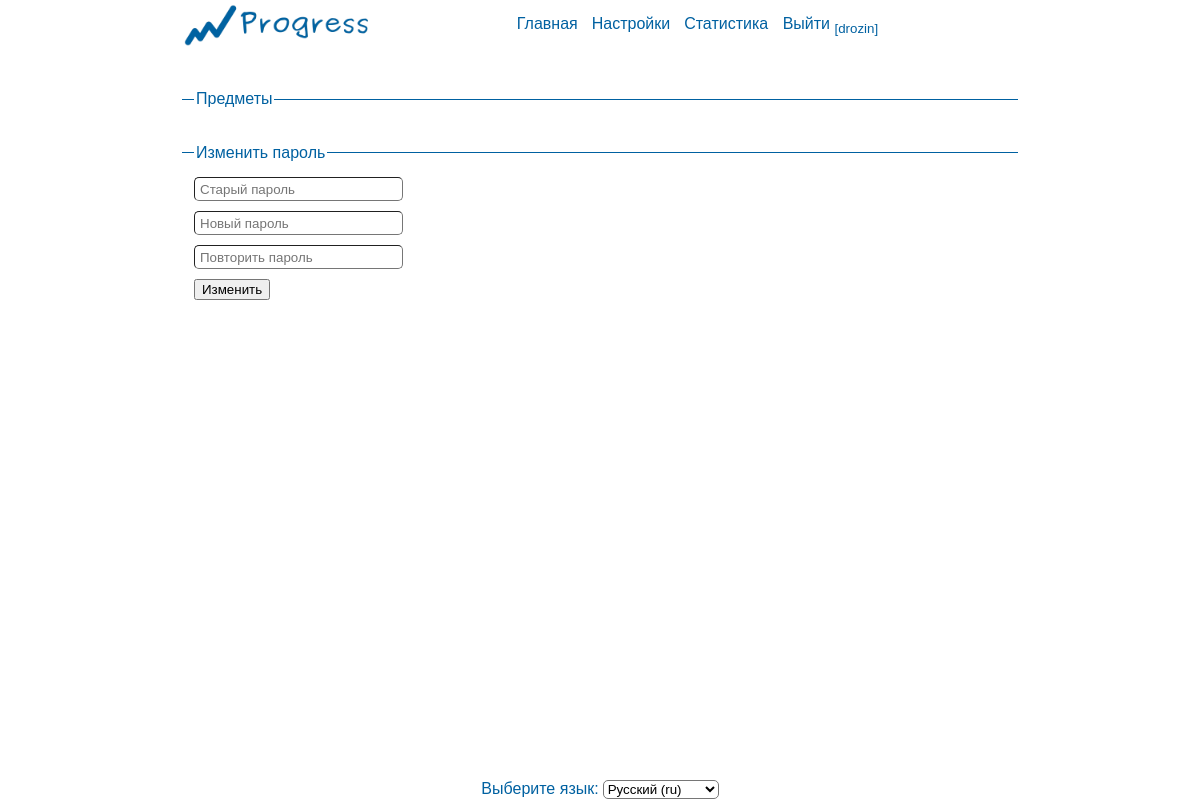
/settings/ (signed in), run on an earlier commit of the app's database.
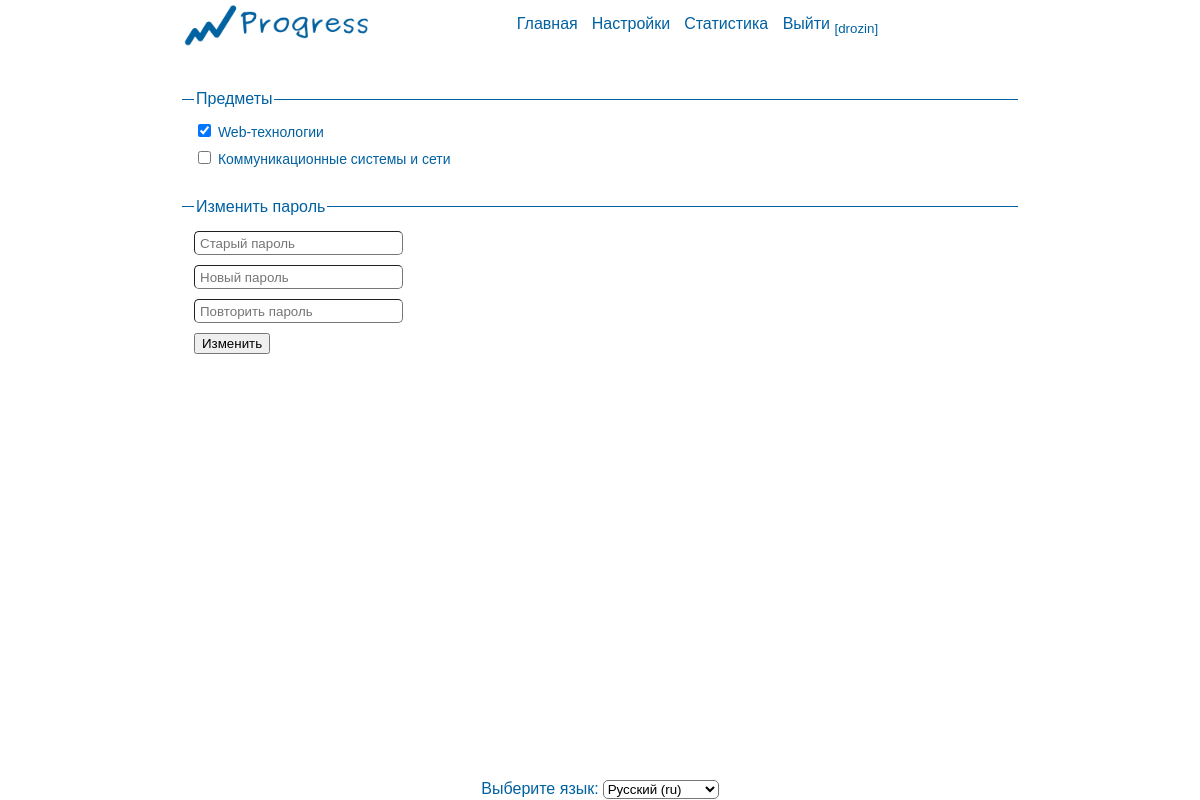
And on a later commit of the database.
### home/models.py (models this page shows, shortened)
class Subject(models.Model):
	name = models.CharField(max_length = 100)
	short_name = models.CharField(max_length = 10, unique=True, null=True)

class Teacher(models.Model):
	user = models.OneToOneField(User,null=True)
	name = models.CharField(max_length=100)
	patronymic = models.CharField(max_length=100)
	surname = models.CharField(max_length=100)
	subjects = models.ManyToManyField(Subject)

### home/views.py (the view)
# urls.py: url(r'^settings/$',views.settings,name='settings'),
def settings(request):
	isUserStudent = hasattr(request.user,'student')
	isUserTeacher = hasattr(request.user,'teacher')
	if request.method == 'POST':
		if  request.is_ajax():
			if request.POST['action'] == 'student_add_subject':
				Student_Subject.objects.create(
					student = Student.objects.get(pk=request.POST['studentid']),
					subject = Subject.objects.get(pk=request.POST['subjectid']),
					teacher = Teacher.objects.get(pk=request.POST['teacherid'])
				)
				return HttpResponse(json.dumps(_('Предмет добавлен')), content_type='application/json')
			elif request.POST['action'] == 'student_delete_subject':
				Student_Subject.objects.get(
					student__id = request.POST['studentid'],
					subject__id = request.POST['subjectid']
				).delete()
				return HttpResponse(json.dumps(_('Предмет удален')),content_type='application/json')
			elif request.POST['action'] == 'student_change_teacher':
				try:
					studentSubjectRecord = Student_Subject.objects.get(
						student__id = request.POST['studentid'],
						subject__id = request.POST['subjectid']
					)
					studentSubjectRecord.teacher = Teacher.objects.get(pk = request.POST['teacherid'])
					studentSubjectRecord.save()
				except ObjectDoesNotExist:
					pass
				return HttpResponse(json.dumps(_('Преподаватель изменен')), content_type='application/json')
			elif request.POST['action'] == 'teacher_add_subject':
				subject = Subject.objects.get(pk = request.POST['subjectid'])
				request.user.teacher.subjects.add( subject )
				request.user.teacher.save()
				return HttpResponse(json.dumps(_('Предмет добавлен')), content_type='application/json')
			elif request.POST['action'] == 'teacher_delete_subject':
				teacher = request.user.teacher
				subject = Subject.objects.get(pk = request.POST['subjectid'] )
				studentSubjectRecords = Student_Subject.objects.filter(
					teacher__id = teacher.id,
					subject__id = subject.id
				)
				for record in studentSubjectRecords:
					record.delete()
				teacher.subjects.remove( subject )
				teacher.save()
				return HttpResponse(json.dumps(_('Предмет удален')),content_type='application/json')
			elif request.POST['action'] == 'add_job':
				subject = Subject.objects.get(pk = request.POST['subjectid'])
				Job.objects.create(
					subject = subject,
					name = request.POST['name'],
					short_name = request.POST['short_name']
				)
				return HttpResponse(json.dumps(_('Работа добавлена')),content_type='application/json')
			elif request.POST['action'] == 'delete_job':
				Job.objects.get(pk = request.POST['jobid']).delete()
				return HttpResponse(json.dumps(_('Работа удалена')),content_type='application/json')
			elif request.POST['action'] == 'edit_job_name':
				job = Job.objects.get(pk = request.POST['jobid'])
				job.name = request.POST['new_name']
				job.save()
				return HttpResponse(json.dumps(_('Название изменено')),content_type='application/json')
			elif request.POST['action'] == 'edit_job_short_name':
				job = Job.objects.get(pk = request.POST['jobid'])
				job.short_name = request.POST['new_short_name']
				job.save()
				return HttpResponse(json.dumps(_('Краткое название изменено')),content_type='application/json')
			elif request.POST['action'] == 'add_log_entry':
				studentid = request.POST['studentid']
				jobid = request.POST['jobid']
				log_query_set = Log.objects.filter(student__id = studentid, job__id = jobid)
				log_entry = log_query_set[0] if log_query_set.exists() else None
				if isUserStudent:
					if not log_entry:
						Log.objects.create(
							student = request.user.student,
							job = Job.objects.get(pk = jobid),
							date = date.today(),
							confirmed = False
						)
						return HttpResponse(json.dumps(_('Запись добавлена')),content_type='application/json')
				elif isUserTeacher:
					if log_entry:
						log_entry.confirmed = True
						log_entry.save()
						return HttpResponse(json.dumps(_('Запись подтверждена')),content_type='application/json')
					else:
						Log.objects.create(
							student = Student.objects.get(pk=studentid),
							job = Job.objects.get(pk = jobid),
							date = date.today(),
							confirmed = True
						)
						return HttpResponse(json.dumps(_('Запись добавлена')),content_type='application/json')
				return HttpResponse('')
			elif request.POST['action'] == 'delete_log_entry':
				studentid = request.POST['studentid']
				jobid = request.POST['jobid']
				log_query_set = Log.objects.filter(student__id = studentid, job__id = jobid)
				log_entry = log_query_set[0] if log_query_set.exists() else None
				if isUserStudent:
					if log_entry:
						if not log_entry.confirmed:
							log_entry.delete()
							return HttpResponse(json.dumps(_('Запись удалена')),content_type='application/json')
				elif isUserTeacher:
					if log_entry:
						log_entry.confirmed = False
						log_entry.save()
						return HttpResponse(json.dumps(_('Запись удалена')),content_type='application/json')
			return HttpResponse('')
		else:
			user = request.user
			if check_password(request.POST['old-password'], user.password):
				if request.POST['new-password'] == request.POST['repeat-password']:
					user.password = make_password(request.POST['new-password'])
					user.save()
					return render(request,'home/settings.html',{
							'success_message':_('Новый пароль установлен')
						}
					)
				else:
					return render(request,'home/settings.html',{
							'error_message':_('Пароли не совпадают')
						}
					)
			else:
				return render(request,'home/settings.html',{
						'error_message':_('Неверный пароль!')
					}
				)
	else:
		user = request.user
		isUserStudent = hasattr(user,'student')
		isUserTeacher = hasattr(user,'teacher')
		currentSemesters = get_current_semesters()
		currentSubjects = get_subjects_of(currentSemesters)
		subjects = currentSubjects
		if isUserStudent:
			return render(request,'home/student-settings.html',locals())
		elif isUserTeacher:
			return render(request,'home/teacher-settings.html',locals())
		else:
			return render(request,'home/main.html',locals())

### home/models.py (called while the page is built)
	def isCurrent(self):
		return self.start_date <= date.today() <= self.end_date

### home/views.py (called while the page is built)
def get_current_semesters():
	return list(
			filter(
				(lambda s : s.isCurrent()),
				Semester.objects.all()
			))

def get_subjects_of(semesters):
	subjects = set()
	for semester in semesters:
		subjects |= set(semester.subjects.all())
	return subjects

### home/templates/home/teacher-settings.html (shortened to what this page needs)
{% extends 'home/settings.html' %}
{% load i18n %}
{% block teacher %}
	<fieldset>
		<legend>{% trans "Предметы" %}</legend>
		{% for subject in subjects %}
			<label>
				<input type='checkbox'
						id='{{subject.id}}'
						{% if subject in user.teacher.subjects.all %}
							checked
						{% endif %}
				>
				{{subject.name}}
			</label>
			<br>
		{% endfor %}
	</fieldset>
{% endblock %}

What changed in the data, as far as the page shows it:
now on this page (row unchanged): Subject: id "☑", name "Web-технологии"
added Subject: name "Коммуникационные системы и сети"
